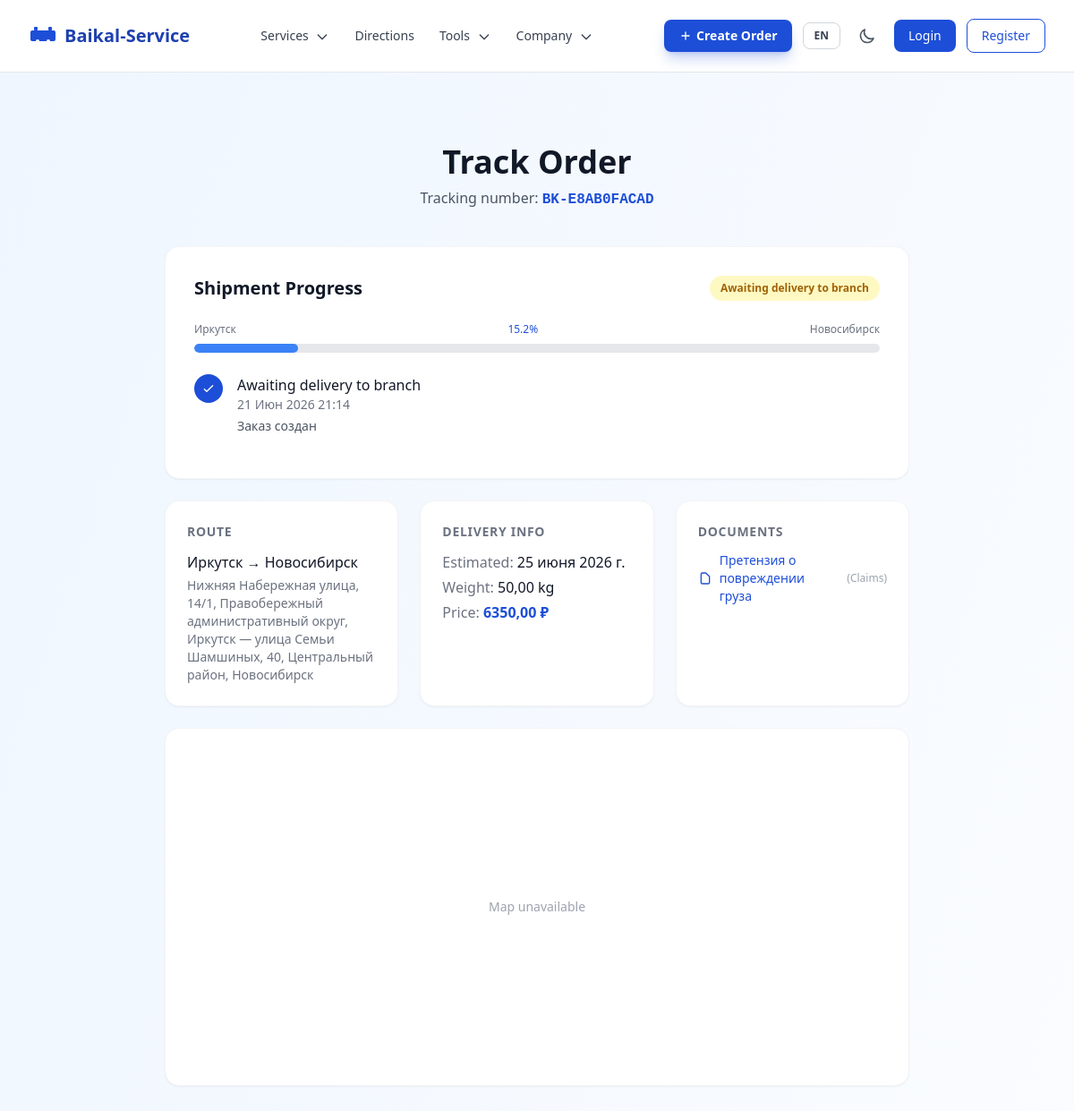
Screenshot of /ru/orders/track/BK-E8AB0FACAD/ with the database file from the repository.
### apps/orders/models.py (models this page shows, shortened)
class Order(models.Model):
    class Status(models.TextChoices):
        DRAFT = 'draft', _('Draft')
        CONFIRMED = 'confirmed', _('Confirmed')
        AWAITING_DELIVERY_TO_BRANCH = 'awaiting_delivery_to_branch', _('Awaiting delivery to branch')
        AVAILABLE_IN_WAREHOUSE = 'available_in_warehouse', _('Available in warehouse')
        AWAITING_COURIER = 'awaiting_courier', _('Awaiting courier')
        PICKED_UP = 'picked_up', _('Picked up')
        IN_TRANSIT = 'in_transit', _('In transit')
        CUSTOMS_CLEARANCE = 'customs_clearance', _('Customs clearance')
        AT_WAREHOUSE = 'at_warehouse', _('At warehouse')
        OUT_FOR_DELIVERY = 'out_for_delivery', _('Out for delivery')
        DELIVERED = 'delivered', _('Delivered')
        CANCELLED = 'cancelled', _('Cancelled')
    tracking_number = models.CharField(max_length=20, unique=True, default=generate_tracking_number, verbose_name=_('Tracking number'))
    user = models.ForeignKey('users.CustomUser', on_delete=models.CASCADE, null=True, blank=True, related_name='orders', verbose_name=_('User'))
    sender_name = models.CharField(max_length=255, verbose_name=_('Sender name'))
    sender_phone = models.CharField(max_length=20, verbose_name=_('Sender phone'))
    sender_email = models.EmailField(blank=True, verbose_name=_('Sender email'))
    sender_address = models.ForeignKey('geo.City', on_delete=models.SET_NULL, null=True, related_name='sender_orders', verbose_name=_('Sender city'))
    sender_address_detail = models.CharField(max_length=500, blank=True, verbose_name=_('Sender address detail'))
    recipient_name = models.CharField(max_length=255, verbose_name=_('Recipient name'))
    recipient_phone = models.CharField(max_length=20, verbose_name=_('Recipient phone'))
    recipient_email = models.EmailField(blank=True, verbose_name=_('Recipient email'))
    recipient_address = models.ForeignKey('geo.City', on_delete=models.SET_NULL, null=True, related_name='recipient_orders', verbose_name=_('Recipient city'))
    recipient_address_detail = models.CharField(max_length=500, blank=True, verbose_name=_('Recipient address detail'))
    cargo_description = models.TextField(verbose_name=_('Cargo description'))
    weight = models.DecimalField(max_digits=10, decimal_places=2, verbose_name=_('Weight (kg)'))
    volume = models.DecimalField(max_digits=10, decimal_places=4, null=True, blank=True, verbose_name=_('Volume (m³)'))
    length = models.DecimalField(max_digits=10, decimal_places=2, null=True, blank=True, verbose_name=_('Length (cm)'))
    width = models.DecimalField(max_digits=10, decimal_places=2, null=True, blank=True, verbose_name=_('Width (cm)'))
    height = models.DecimalField(max_digits=10, decimal_places=2, null=True, blank=True, verbose_name=_('Height (cm)'))
    declared_value = models.DecimalField(max_digits=12, decimal_places=2, null=True, blank=True, verbose_name=_('Declared value'))
    service = models.ForeignKey('services.Service', on_delete=models.SET_NULL, null=True, verbose_name=_('Service'))
    additional_services = models.ManyToManyField('services.AdditionalService', blank=True, verbose_name=_('Additional services'))
    status = models.CharField(max_length=40, choices=Status.choices, default=Status.DRAFT, verbose_name=_('Status'))
    total_price = models.DecimalField(max_digits=12, decimal_places=2, null=True, blank=True, verbose_name=_('Total price'))
    created_at = models.DateTimeField(auto_now_add=True, verbose_name=_('Created at'))
    updated_at = models.DateTimeField(auto_now=True, verbose_name=_('Updated at'))
    estimated_delivery_date = models.DateField(null=True, blank=True, verbose_name=_('Estimated delivery'))
    actual_delivery_date = models.DateField(null=True, blank=True, verbose_name=_('Actual delivery'))
    is_fragile = models.BooleanField(default=False, verbose_name=_('Fragile cargo'))
    is_dangerous = models.BooleanField(default=False, verbose_name=_('Dangerous goods'))
    is_temperature_sensitive = models.BooleanField(default=False, verbose_name=_('Temperature-sensitive cargo'))
    class Meta:
        verbose_name = _('Order')
        verbose_name_plural = _('Orders')
        ordering = ['-created_at']
    def get_attached_documents(self):
        from apps.documents.models import Document
        service_docs = Document.objects.filter(services=self.service) if self.service else Document.objects.none()
        addon_docs = Document.objects.filter(additional_services__in=self.additional_services.all())
        return (service_docs | addon_docs).distinct()

class OrderStatusHistory(models.Model):
    order = models.ForeignKey(Order, on_delete=models.CASCADE, related_name='status_history', verbose_name=_('Order'))
    status = models.CharField(max_length=40, choices=Order.Status.choices, verbose_name=_('Status'))
    changed_by = models.ForeignKey('users.CustomUser', on_delete=models.SET_NULL, null=True, verbose_name=_('Changed by'))
    timestamp = models.DateTimeField(default=timezone.now, verbose_name=_('Timestamp'))
    comment = models.TextField(blank=True, verbose_name=_('Comment'))
    class Meta:
        verbose_name = _('Order status history')
        verbose_name_plural = _('Order status histories')
        ordering = ['timestamp']

### apps/geo/models.py (models this page shows, shortened)
class City(models.Model):
    name = models.CharField(max_length=255, unique=True, verbose_name=_('Name'))
    name_en = models.CharField(max_length=255, blank=True, verbose_name=_('Name (EN)'))
    region = models.CharField(max_length=255, blank=True, verbose_name=_('Region'))
    region_en = models.CharField(max_length=255, blank=True, verbose_name=_('Region (EN)'))
    latitude = models.FloatField(verbose_name=_('Latitude'))
    longitude = models.FloatField(verbose_name=_('Longitude'))
    is_active = models.BooleanField(default=True, verbose_name=_('Active'))
    timezone = models.CharField(max_length=50, blank=True, verbose_name=_('Timezone'))
    country = models.CharField(max_length=100, default='RU', verbose_name=_('Country'))
    class Meta:
        verbose_name = _('City')
        verbose_name_plural = _('Cities')
        ordering = ['name']
    def __str__(self):
        return self.name

### apps/documents/models.py (models this page shows, shortened)
class Document(models.Model):
    class Category(models.TextChoices):
        CONTRACTS = 'contracts', _('Contracts')
        SHIPPING_DOCS = 'shipping_docs', _('Shipping documents')
        RECEIPT_DOCS = 'receipt_docs', _('Receipt documents')
        POWER_OF_ATTORNEY = 'power_of_attorney', _('Power of attorney')
        CHARTER = 'charter', _('Charter')
        CLAIMS = 'claims', _('Claims')
        REFUNDS = 'refunds', _('Refunds')
        TUE_REPLACEMENT = 'tue_replacement', _('TUE replacement')
    title = models.CharField(max_length=255, verbose_name=_('Title'))
    title_en = models.CharField(max_length=255, blank=True, verbose_name=_('Title (EN)'))
    category = models.CharField(max_length=30, choices=Category.choices, verbose_name=_('Category'))
    file = models.FileField(upload_to='documents/', verbose_name=_('File'))
    description = models.TextField(blank=True, verbose_name=_('Description'))
    uploaded_at = models.DateTimeField(auto_now_add=True, verbose_name=_('Uploaded at'))
    is_active = models.BooleanField(default=True, verbose_name=_('Active'))
    services = models.ManyToManyField(
        'services.Service', blank=True, related_name='documents',
        verbose_name=_('Services'),
    )
    additional_services = models.ManyToManyField(
        'services.AdditionalService', blank=True, related_name='documents',
        verbose_name=_('Additional services'),
    )
    class Meta:
        verbose_name = _('Document')
        verbose_name_plural = _('Documents')
        ordering = ['category', 'title']

### apps/orders/views.py (the view)
# urls.py: path('track/<slug:tracking_number>/', views.OrderTrackView.as_view(), name='track'),
class OrderTrackView(DetailView):
    model = Order
    template_name = 'pages/orders/track.html'
    context_object_name = 'order'
    slug_field = 'tracking_number'
    slug_url_kwarg = 'tracking_number'
    def get_context_data(self, **kwargs):
        context = super().get_context_data(**kwargs)
        context['status_history'] = self.object.status_history.select_related('changed_by').order_by('timestamp')
        context['attached_documents'] = self.object.get_attached_documents()
        return context

### apps/core/context_processors.py (called while the page is built)
def site_settings(request):
    return {
        'SITE_NAME': 'Baikal-Service',
        'SITE_DESCRIPTION': 'Logistics and cargo transportation across Russia and CIS',
        'theme': getattr(request, 'theme', 'light'),
        'DEBUG': settings.DEBUG,
    }

### templates/pages/orders/track.html (shortened to what this page needs)
{% extends 'base.html' %}{% load i18n static i18n_extras l10n %}
{% block extra_head %}
<link rel="stylesheet" href="https://unpkg.com/maplibre-gl@4.7.1/dist/maplibre-gl.css" />
{% endblock %}
{% block content %}
<div class="bg-gradient-to-br from-baikal-50 to-white dark:from-gray-900 dark:to-gray-800 min-h-screen">
  <div class="max-w-4xl mx-auto px-4 sm:px-6 lg:px-8 py-12 lg:py-20">
    <h1 class="text-3xl lg:text-4xl font-bold text-gray-900 dark:text-white text-center mb-2">{% translate 'Track Order' %}</h1>
    <p class="text-gray-600 dark:text-gray-400 text-center max-w-2xl mx-auto mb-10">{% translate 'Tracking number' %}: <span class="font-mono font-bold text-baikal-600 dark:text-baikal-400">{{ order.tracking_number }}</span></p>
    <div class="bg-white dark:bg-gray-800 rounded-2xl shadow-sm border border-gray-100 dark:border-gray-700 overflow-hidden mb-6">
      <div class="p-6 sm:p-8">
        <div class="flex items-center justify-between mb-6">
          <h2 class="text-xl font-bold text-gray-900 dark:text-white">{% translate 'Shipment Progress' %}</h2>
          <span class="px-3 py-1.5 text-xs font-semibold rounded-full
            {% if order.status == 'delivered' %}bg-green-100 dark:bg-green-900/30 text-green-700 dark:text-green-400
            {% elif order.status == 'in_transit' or order.status == 'out_for_delivery' or order.status == 'customs_clearance' %}bg-blue-100 dark:bg-blue-900/30 text-blue-700 dark:text-blue-400
            {% elif order.status == 'cancelled' %}bg-red-100 dark:bg-red-900/30 text-red-700 dark:text-red-400
            {% else %}bg-yellow-100 dark:bg-yellow-900/30 text-yellow-700 dark:text-yellow-400{% endif %}">
            {{ order.get_status_display }}
          </span>
        </div>
        <div class="mb-6" x-data="{
          progress: 0,
          initProgress() {
            this.fetchProgress();
            this._timer = setInterval(() => this.fetchProgress(), 10000);
          },
          destroy() {
            if (this._timer) clearInterval(this._timer);
          },
          fetchProgress() {
            fetch('{% url "orders:api_track" order.tracking_number %}')
              .then(function(r) { return r.json(); })
              .then(function(data) {
                if (data.current_location) {
                  this.progress = data.current_location.progress || 0;
                }
              }.bind(this))
              .catch(function() {});
          }
        }" x-init="initProgress()">
          <div class="flex items-center justify-between mb-2">
            <span class="text-xs text-gray-500 dark:text-gray-400">{{ order.sender_address|default:'—' }}</span>
            <span class="text-xs font-medium text-baikal-600 dark:text-baikal-400" x-text="progress + '%'"></span>
            <span class="text-xs text-gray-500 dark:text-gray-400">{{ order.recipient_address|default:'—' }}</span>
          </div>
          <div class="w-full h-2.5 bg-gray-200 dark:bg-gray-700 rounded-full overflow-hidden">
            <div class="h-full rounded-full transition-all duration-1000 ease-linear"
                 :style="'width: ' + progress + '%'"
                 :class="progress >= 100 ? 'bg-green-500' : 'bg-baikal-500'"></div>
          </div>
        </div>
        <div class="space-y-4">
          {% for entry in status_history %}
          <div class="flex items-start gap-4">
            <div class="flex flex-col items-center">
              <div class="w-8 h-8 rounded-full flex items-center justify-center text-xs font-bold
                {% if forloop.first %}bg-baikal-600 text-white{% else %}bg-gray-200 dark:bg-gray-700 text-gray-500 dark:text-gray-400{% endif %}">
                {% if forloop.first %}<svg class="w-4 h-4" fill="none" stroke="currentColor" viewBox="0 0 24 24"><path stroke-linecap="round" stroke-linejoin="round" stroke-width="2" d="M5 13l4 4L19 7"/></svg>{% else %}{{ forloop.counter }}{% endif %}
              </div>
            </div>
            <div class="pb-4">
              <p class="font-medium text-gray-900 dark:text-white">{{ entry.get_status_display }}</p>
              <p class="text-sm text-gray-500 dark:text-gray-400">{{ entry.timestamp|date:'d M Y H:i' }}</p>
              {% if entry.comment %}<p class="text-sm text-gray-600 dark:text-gray-400 mt-1">{{ entry.comment }}</p>{% endif %}
            </div>
          </div>
          {% empty %}
          <p class="text-gray-500 dark:text-gray-400">{% translate 'No status history available.' %}</p>
          {% endfor %}
        </div>
      </div>
    </div>
    <div class="grid grid-cols-1 md:grid-cols-3 gap-6 mb-6">
      <div class="bg-white dark:bg-gray-800 rounded-2xl shadow-sm border border-gray-100 dark:border-gray-700 p-6">
        <h3 class="text-sm font-semibold text-gray-500 dark:text-gray-400 uppercase tracking-wider mb-3">{% translate 'Route' %}</h3>
        <p class="text-gray-900 dark:text-white font-medium">{{ order.sender_address|default:'—' }} → {{ order.recipient_address|default:'—' }}</p>
        <p class="text-sm text-gray-500 dark:text-gray-400 mt-1">{{ order.sender_address_detail|default:'' }} — {{ order.recipient_address_detail|default:'' }}</p>
      </div>
      <div class="bg-white dark:bg-gray-800 rounded-2xl shadow-sm border border-gray-100 dark:border-gray-700 p-6">
        <h3 class="text-sm font-semibold text-gray-500 dark:text-gray-400 uppercase tracking-wider mb-3">{% translate 'Delivery Info' %}</h3>
        <p class="text-gray-900 dark:text-white"><span class="text-gray-500">{% translate 'Estimated' %}:</span> {{ order.estimated_delivery_date|default:'—' }}</p>
        <p class="text-gray-900 dark:text-white mt-1"><span class="text-gray-500">{% translate 'Weight' %}:</span> {{ order.weight }} kg</p>
        {% if order.total_price %}<p class="text-gray-900 dark:text-white mt-1"><span class="text-gray-500">{% translate 'Price' %}:</span> <span class="font-bold text-baikal-600 dark:text-baikal-400">{{ order.total_price }} ₽</span></p>{% endif %}
      </div>
      {% if attached_documents %}
      <div class="bg-white dark:bg-gray-800 rounded-2xl shadow-sm border border-gray-100 dark:border-gray-700 p-6">
        <h3 class="text-sm font-semibold text-gray-500 dark:text-gray-400 uppercase tracking-wider mb-3">{% translate 'Documents' %}</h3>
        <div class="space-y-2">
          {% for doc in attached_documents %}
          <a href="{% if doc.file %}{{ doc.file.url }}{% else %}#{% endif %}" target="_blank" class="flex items-center gap-2 text-sm text-baikal-600 dark:text-baikal-400 hover:underline">
            <svg class="w-4 h-4 flex-shrink-0" fill="none" stroke="currentColor" viewBox="0 0 24 24"><path stroke-linecap="round" stroke-linejoin="round" stroke-width="2" d="M7 21h10a2 2 0 002-2V9.414a1 1 0 00-.293-.707l-5.414-5.414A1 1 0 0012.586 3H7a2 2 0 00-2 2v14a2 2 0 002 2z"/></svg>
            <span>{{ doc.title }}</span>
            <span class="text-xs text-gray-400">({{ doc.get_category_display }})</span>
          </a>
          {% endfor %}
        </div>
      </div>
      {% endif %}
    </div>
    <div id="track-map" class="bg-white dark:bg-gray-800 rounded-2xl shadow-sm border border-gray-100 dark:border-gray-700 overflow-hidden h-[400px]">
    </div>
  </div>
</div>
{% endblock %}

### static/css/styles.css (style rules this page uses)
html { line-height: 1.5; -webkit-text-size-adjust: 100%; -moz-tab-size: 4; tab-size: 4; font-family: 'Inter', ui-sans-serif, system-ui, sans-serif; font-feature-settings: normal; font-variation-settings: normal; -webkit-tap-highlight-color: transparent; }
body { margin: 0; line-height: inherit; }
a { color: inherit; text-decoration: inherit; }

### rows the page displays
Order: tracking_number "BK-E8AB0FACAD", status "Awaiting delivery to branch", sender_address "Иркутск", recipient_address "Новосибирск", sender_address_detail "Нижняя Набережная улица, 14/1, Правобережный административный округ, Иркутск", recipient_address_detail "улица Семьи Шамшиных, 40, Центральный район, Новосибирск", estimated_delivery_date "25 июня 2026 г.", weight "50,00", total_price "6350,00"
OrderStatusHistory: status "Awaiting delivery to branch", timestamp "21 Июн 2026 21:14", comment "Заказ создан"
Document: title "Претензия о повреждении груза", category "Claims"
